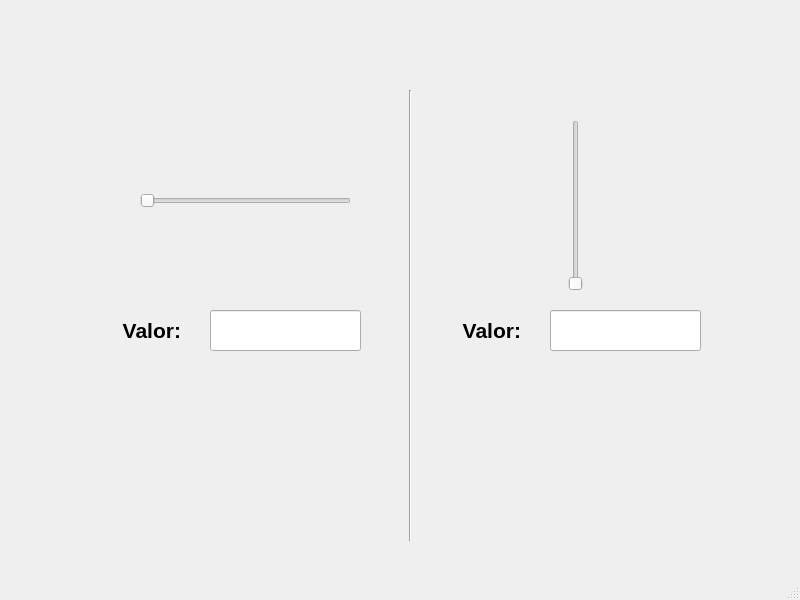
<?xml version="1.0" encoding="UTF-8"?>
<ui version="4.0">
 <class>MainWindow</class>
 <widget class="QMainWindow" name="MainWindow">
  <property name="geometry">
   <rect>
    <x>0</x>
    <y>0</y>
    <width>800</width>
    <height>600</height>
   </rect>
  </property>
  <property name="windowTitle">
   <string>MainWindow</string>
  </property>
  <widget class="QWidget" name="centralwidget">
   <widget class="QLabel" name="label">
    <property name="geometry">
     <rect>
      <x>30</x>
      <y>0</y>
      <width>751</width>
      <height>81</height>
     </rect>
    </property>
    <property name="text">
     <string/>
    </property>
    <property name="pixmap">
     <pixmap resource="recursos_proyecto.qrc">:/uat/fians</pixmap>
    </property>
    <property name="scaledContents">
     <bool>true</bool>
    </property>
   </widget>
   <widget class="QLabel" name="label_3">
    <property name="geometry">
     <rect>
      <x>660</x>
      <y>400</y>
      <width>131</width>
      <height>141</height>
     </rect>
    </property>
    <property name="text">
     <string/>
    </property>
    <property name="pixmap">
     <pixmap resource="recursos_proyecto.qrc">:/logo/equipo</pixmap>
    </property>
    <property name="scaledContents">
     <bool>true</bool>
    </property>
   </widget>
   <widget class="QLabel" name="label_2">
    <property name="geometry">
     <rect>
      <x>30</x>
      <y>310</y>
      <width>151</width>
      <height>41</height>
     </rect>
    </property>
    <property name="font">
     <font>
      <pointsize>16</pointsize>
      <weight>75</weight>
      <bold>true</bold>
     </font>
    </property>
    <property name="text">
     <string>Valor:</string>
    </property>
    <property name="alignment">
     <set>Qt::AlignRight|Qt::AlignTrailing|Qt::AlignVCenter</set>
    </property>
   </widget>
   <widget class="QLineEdit" name="txt_valor_horizontal">
    <property name="geometry">
     <rect>
      <x>210</x>
      <y>310</y>
      <width>151</width>
      <height>41</height>
     </rect>
    </property>
    <property name="font">
     <font>
      <pointsize>16</pointsize>
      <weight>75</weight>
      <bold>true</bold>
     </font>
    </property>
    <property name="alignment">
     <set>Qt::AlignCenter</set>
    </property>
   </widget>
   <widget class="QSlider" name="horizontalSlider">
    <property name="geometry">
     <rect>
      <x>140</x>
      <y>180</y>
      <width>211</width>
      <height>41</height>
     </rect>
    </property>
    <property name="orientation">
     <enum>Qt::Horizontal</enum>
    </property>
   </widget>
   <widget class="QSlider" name="verticalSlider">
    <property name="geometry">
     <rect>
      <x>550</x>
      <y>120</y>
      <width>51</width>
      <height>171</height>
     </rect>
    </property>
    <property name="orientation">
     <enum>Qt::Vertical</enum>
    </property>
   </widget>
   <widget class="QLineEdit" name="txt_valor_vertical">
    <property name="geometry">
     <rect>
      <x>550</x>
      <y>310</y>
      <width>151</width>
      <height>41</height>
     </rect>
    </property>
    <property name="font">
     <font>
      <pointsize>16</pointsize>
      <weight>75</weight>
      <bold>true</bold>
     </font>
    </property>
    <property name="alignment">
     <set>Qt::AlignCenter</set>
    </property>
   </widget>
   <widget class="QLabel" name="label_4">
    <property name="geometry">
     <rect>
      <x>370</x>
      <y>310</y>
      <width>151</width>
      <height>41</height>
     </rect>
    </property>
    <property name="font">
     <font>
      <pointsize>16</pointsize>
      <weight>75</weight>
      <bold>true</bold>
     </font>
    </property>
    <property name="text">
     <string>Valor:</string>
    </property>
    <property name="alignment">
     <set>Qt::AlignRight|Qt::AlignTrailing|Qt::AlignVCenter</set>
    </property>
   </widget>
   <widget class="Line" name="line">
    <property name="geometry">
     <rect>
      <x>400</x>
      <y>90</y>
      <width>20</width>
      <height>451</height>
     </rect>
    </property>
    <property name="orientation">
     <enum>Qt::Vertical</enum>
    </property>
   </widget>
  </widget>
  <widget class="QMenuBar" name="menubar">
   <property name="geometry">
    <rect>
     <x>0</x>
     <y>0</y>
     <width>800</width>
     <height>22</height>
    </rect>
   </property>
  </widget>
  <widget class="QStatusBar" name="statusbar"/>
 </widget>
 <resources>
  <include location="recursos_proyecto.qrc"/>
 </resources>
 <connections/>
</ui>
